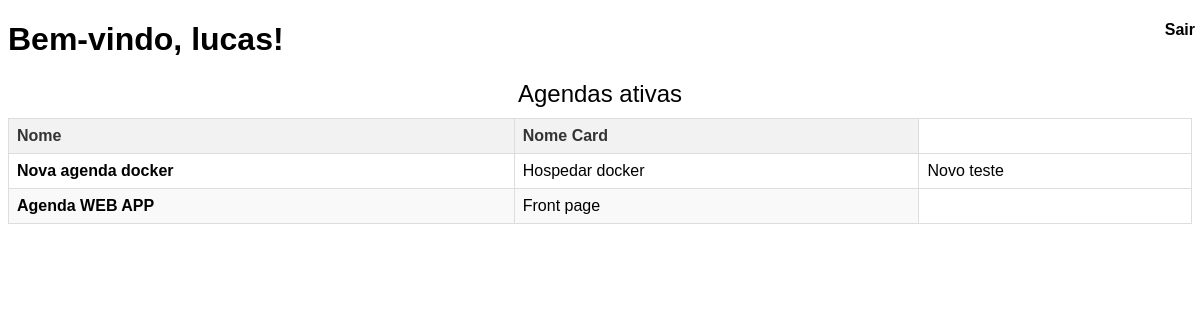
The app's page / (signed in) with its own data.
### agenda/models.py (models this page shows, shortened)
class Agenda(models.Model):
    nome = models.CharField(max_length=200,default=f'agenda-{datetime.now()}')
    data_ini = models.DateTimeField()
    data_fim = models.DateTimeField()
    peso     = models.IntegerField()

class Card(models.Model):
    nome   = models.CharField(max_length=100)
    sprint = models.FloatField()
    peso   = models.CharField(max_length=2)
    id_agenda = models.ForeignKey(Agenda,on_delete=models.CASCADE)
    descricao = models.TextField()
    id_status = models.ForeignKey(Status,on_delete=models.CASCADE)

### agenda/views.py (the view)
# urls.py: path('',views.home,name='home'),
def home(request):
    agendas:Agenda = Agenda.objects.all()
    return render(request,'registration/home.html',{'agendas':agendas})

### agenda/templates/registration/home.html (shortened to what this page needs)
<!DOCTYPE html>
<html lang='pt'>
<head>
    {% load static %}
    <link rel="stylesheet" href="{% static "agenda/home/style.css" %}">
</head>
<body>
    <h1>Bem-vindo, {{ user.username }}!</h1>
    {% if user.is_authenticated %}
        <p id="sair"><a href="{% url 'agenda:deslogar' %}">Sair</a></p>
        <div>
            <table>
                <caption>Agendas ativas</caption>
                <thead>
                    <th>Nome</th>
                    <th>Nome Card</th>
                </thead>
                <tbody>
                    {% for agenda in agendas %}
                        <tr>
                            <td> <a href="{% url "agenda:planner" agenda.id %}">{{agenda.nome}}</a></td>
                            {% for card in agenda.card_set.all %}
                                <td>{{ card.nome }}</td>
                            {% endfor %}
                        </tr>
                    {% endfor %}
                </tbody>
            </table>
        </div>
    {% else %}
    <div id="entrarregistrar">
        <p ><a href="{% url 'agenda:logar' %}">Entrar</a></p>
        <p ><a href="{% url 'agenda:registrar' %}">Registrar</a></p>
    <div>
    {% endif %}
</body>
</html>

### agenda/static/agenda/home/style.css (style rules this page uses)
body { font-family: Arial, sans-serif; }
table { width: 100%; border-collapse: collapse; margin: 20px 0; }
table, th, td { border: 1px solid #dddddd; }
th, td { padding: 8px; text-align: left; }
th { background-color: #f2f2f2; color: #333; }
tr:nth-child(even) { background-color: #f9f9f9; }
caption { font-size: 1.5em; margin-bottom: 10px; text-align: center; }
#sair { position:absolute; right: 5px; top: 5px; }
a { text-decoration: none; color: black; font-weight: bold; }

### records on screen
Agenda: nome "Nova agenda docker"
Card: nome "Hospedar docker"
Card: nome "Novo teste"
Agenda: nome "Agenda WEB APP"
Card: nome "Front page"

### other values on screen
{{ user.username }} "lucas"
